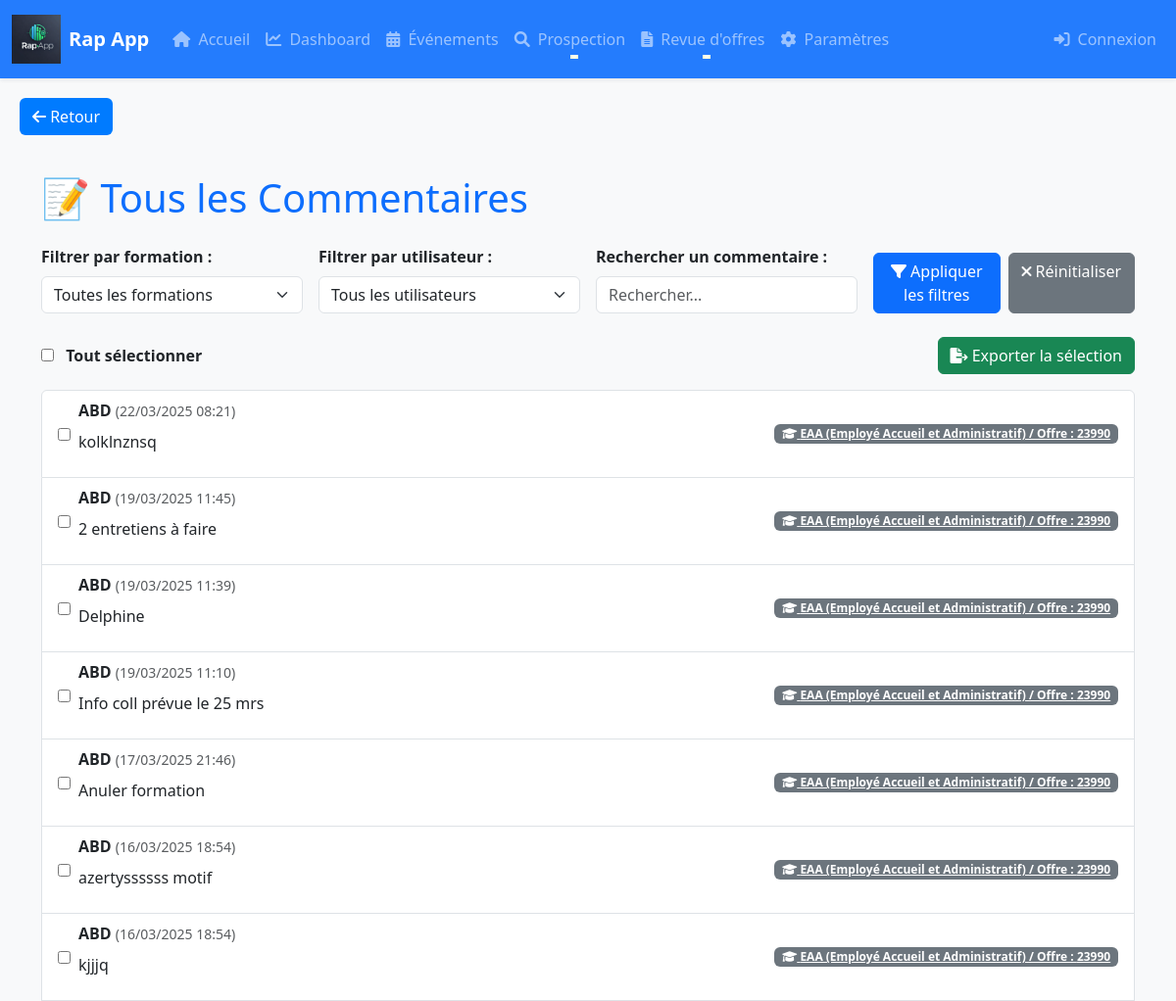
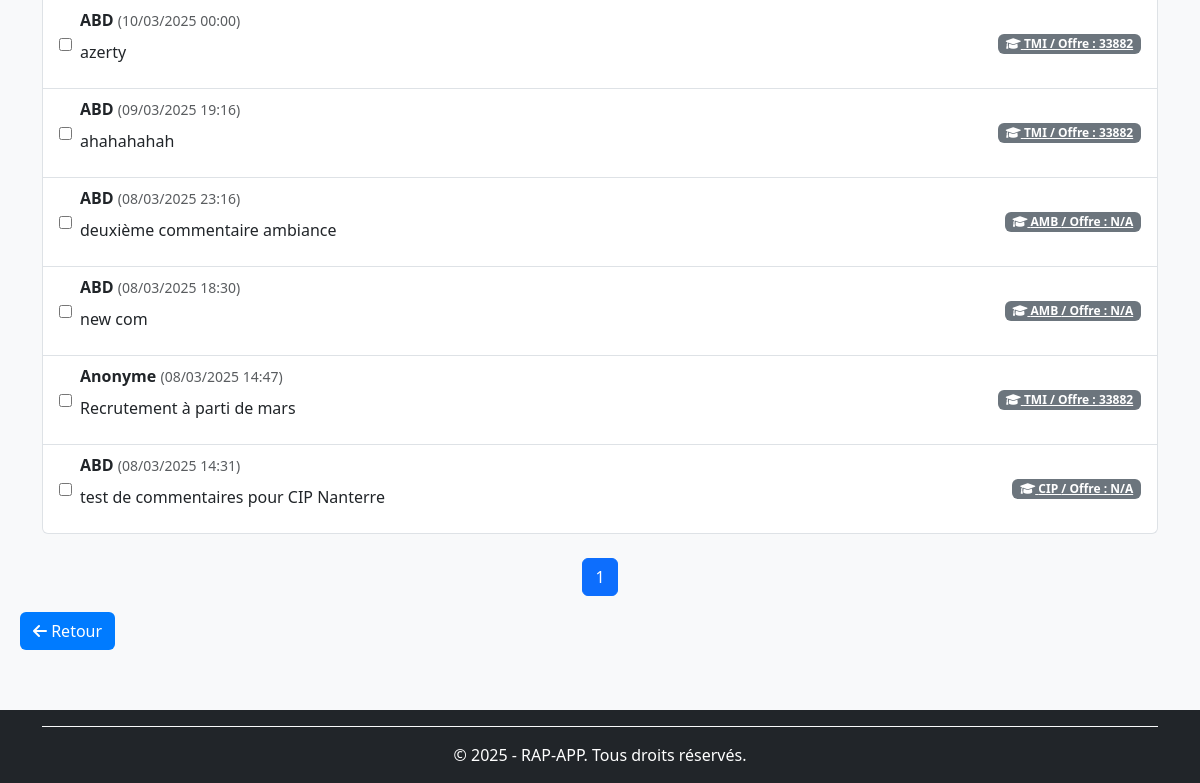
Screenshot of /commentaires_all/ with the database file from the repository (2 pictures, top to bottom).
### rap_app/models/commentaires.py (models this page shows, shortened)
class Commentaire(BaseModel):
    formation = models.ForeignKey(Formation, on_delete=models.CASCADE, related_name="commentaires", verbose_name="Formation")
    utilisateur = models.ForeignKey(User, on_delete=models.CASCADE, blank=True, null=True, related_name="commentaires", verbose_name="Utilisateur associé")
    contenu = models.TextField(verbose_name="Contenu du commentaire")
    saturation = models.PositiveIntegerField(null=True, blank=True,verbose_name="Niveau de saturation (%)")
    class Meta:
        verbose_name = "Commentaire"
        verbose_name_plural = "Commentaires"
        ordering = ['formation', '-created_at']
        indexes = [
            models.Index(fields=['created_at']),
            models.Index(fields=['formation']),
        ]

### rap_app/models/formations.py (models this page shows, shortened)
class Formation(BaseModel):
    nom = models.CharField(max_length=255, verbose_name="Nom de la formation")
    centre = models.ForeignKey(Centre, on_delete=models.CASCADE, related_name='formations', verbose_name="Centre de formation")
    type_offre = models.ForeignKey(TypeOffre, on_delete=models.CASCADE, related_name="formations", verbose_name="Type d'offre")
    statut = models.ForeignKey(Statut, on_delete=models.CASCADE, related_name="formations", verbose_name="Statut de la formation")
    start_date = models.DateField(null=True, blank=True, verbose_name="Date de début")
    end_date = models.DateField(null=True, blank=True, verbose_name="Date de fin")
    num_kairos = models.CharField(max_length=50, null=True, blank=True, verbose_name="Numéro Kairos")
    num_offre = models.CharField(max_length=50, null=True, blank=True, verbose_name="Numéro de l'offre")
    num_produit = models.CharField(max_length=50, null=True, blank=True, verbose_name="Numéro du produit")
    prevus_crif = models.PositiveIntegerField(default=0, verbose_name="Places prévues CRIF")
    prevus_mp = models.PositiveIntegerField(default=0, verbose_name="Places prévues MP")
    inscrits_crif = models.PositiveIntegerField(default=0, verbose_name="Inscrits CRIF")
    inscrits_mp = models.PositiveIntegerField(default=0, verbose_name="Inscrits MP")
    assistante = models.CharField(max_length=255, null=True, blank=True, verbose_name="Assistante")
    cap = models.PositiveIntegerField(null=True, blank=True, verbose_name="Capacité maximale")
    convocation_envoie = models.BooleanField(default=False, verbose_name="Convocation envoyée")
    entresformation = models.PositiveIntegerField(default=0, verbose_name="Entrées en formation")
    nombre_candidats = models.PositiveIntegerField(default=0, verbose_name="Nombre de candidats")
    nombre_entretiens = models.PositiveIntegerField(default=0, verbose_name="Nombre d'entretiens")
    nombre_evenements = models.PositiveIntegerField(default=0, verbose_name="Nombre d'événements")
    dernier_commentaire = models.TextField(null=True, blank=True, verbose_name="Dernier commentaire")
    partenaires = models.ManyToManyField(Partenaire, related_name="formations", verbose_name="Partenaires", blank=True)
    utilisateur = models.ForeignKey(User, on_delete=models.SET_NULL, null=True, blank=True,related_name="formations_creees",verbose_name="Créé par" )
    objects = FormationManager()
    class Meta:
        verbose_name = "Formation"
        verbose_name_plural = "Formations"
        ordering = ['-start_date', 'nom']
        indexes = [
            models.Index(fields=['start_date']),
            models.Index(fields=['end_date']),
            models.Index(fields=['nom']),
        ]

### rap_app/views/commentaires_views.py (the view)
# urls.py: path('commentaires_all/', commentaires_views.AllCommentairesView.as_view(), name='all-commentaires'),
class AllCommentairesView(ListView):
    model = Commentaire
    template_name = 'formations/commentaires_tous.html'
    context_object_name = 'commentaires'
    paginate_by = 20  # Pagination
    def get_queryset(self):
        queryset = Commentaire.objects.select_related('formation', 'utilisateur').order_by('-created_at')
        formation_id = self.request.GET.get('formation')
        utilisateur_id = self.request.GET.get('utilisateur')
        search_query = self.request.GET.get('q')
        order_by = self.request.GET.get('order_by', '-created_at')
        filters = Q()
        if formation_id:
            filters &= Q(formation_id=formation_id)
        if utilisateur_id:
            filters &= Q(utilisateur_id=utilisateur_id)
        if search_query:
            filters &= Q(contenu__icontains=search_query)
        if order_by:
            queryset = queryset.order_by(order_by)
        queryset = queryset.filter(filters)
        return queryset
    def get_context_data(self, **kwargs):
        context = super().get_context_data(**kwargs)
        context['formations'] = Formation.objects.all()
        context['utilisateurs'] = User.objects.all()
        return context

### rap_app/templates/formations/commentaires_tous.html (shortened to what this page needs)
{% extends "base.html" %}
{% block content %}
{% include "composants/bouton_retour.html" %}
<div class="container mt-4">
    <h1 class="text-primary mb-4">📝 Tous les Commentaires</h1>
    <form method="GET" id="filter-form" class="row g-3 mb-4">
        <div class="col-md-3">
            <label class="form-label fw-bold">Filtrer par formation :</label>
            <select name="formation" class="form-select" onchange="this.form.submit();">
                <option value="">Toutes les formations</option>
            </select>
        </div>
        <div class="col-md-3">
            <label class="form-label fw-bold">Filtrer par utilisateur :</label>
            <select name="utilisateur" class="form-select" onchange="this.form.submit();">
                <option value="">Tous les utilisateurs</option>
            </select>
        </div>
        <div class="col-md-3">
            <label class="form-label fw-bold">Rechercher un commentaire :</label>
            <input type="text" name="q" class="form-control" value="{{ request.GET.q }}" placeholder="Rechercher..." onkeypress="if(event.keyCode==13) this.form.submit();">
        </div>
        <div class="col-md-3 align-self-end d-flex">
            <button type="submit" class="btn btn-primary w-100">
                <i class="fas fa-filter"></i> Appliquer les filtres
            </button>
            <a href="{% url 'all-commentaires' %}" class="btn btn-secondary w-100 ms-2">
                <i class="fas fa-times"></i> Réinitialiser
            </a>
        </div>
    </form>
    <form method="POST" action="{% url 'export-commentaires' %}">
        <div class="d-flex justify-content-between align-items-center mb-3">
            <div>
                <input type="checkbox" id="select-all" class="me-2">
                <label for="select-all" class="fw-bold">Tout sélectionner</label>
            </div>
            <button type="submit" class="btn btn-success">
                <i class="fas fa-file-export"></i> Exporter la sélection
            </button>
        </div>
        {% if commentaires %}
            <ul class="list-group">
                {% for commentaire in commentaires %}
                    <li class="list-group-item d-flex justify-content-between align-items-center">
                        <div class="d-flex align-items-center">
                            <input type="checkbox" name="commentaire_ids" value="{{ commentaire.id }}" class="comment-checkbox me-2">
                            <div>
                                <strong>{{ commentaire.utilisateur.username|default:"Anonyme" }}</strong>
                                <small class="text-muted">({{ commentaire.created_at|date:"d/m/Y H:i" }})</small>
                                <p class="mt-2">{{ commentaire.contenu }}</p>
                            </div>
                        </div>
                        <a href="{% url 'formation-detail' commentaire.formation.id %}" class="badge bg-secondary text-white">
                            <i class="fas fa-graduation-cap"></i> {{ commentaire.formation.nom|default:"N/A" }} / Offre : {{ commentaire.formation.num_offre|default:"N/A" }}
                        </a>
                    </li>
                {% endfor %}
            </ul>
            <nav class="mt-4">
                <ul class="pagination justify-content-center">
                    <li class="page-item active"><span class="page-link">{{ page_obj.number }}</span></li>
                </ul>
            </nav>
        {% else %}
            <div class="alert alert-info text-center">
                <i class="fas fa-info-circle"></i> Aucun commentaire trouvé.
            </div>
        {% endif %}
    </form>
</div>
{% include "composants/bouton_retour.html" %}
{% endblock %}

### rap_app/templates/base.html (style rules this page uses)
:root { --primary-color: #007bff; --primary-hover-color: #0056b3; --navbar-height: 80px; --background-color: #f8f9fa; }
body { background-color: var(--background-color); display: flex; flex-direction: column; min-height: 100vh; }

### rows the page displays
Commentaire: utilisateur.username "ABD", created_at "22/03/2025 08:21", contenu "kolklnznsq", formation.nom "EAA (Employé Accueil et Administratif)", formation.num_offre "23990"
Commentaire: utilisateur.username "ABD", created_at "19/03/2025 11:45", contenu "2 entretiens à faire", formation.nom "EAA (Employé Accueil et Administratif)", formation.num_offre "23990"
Commentaire: utilisateur.username "ABD", created_at "19/03/2025 11:39", contenu "Delphine", formation.nom "EAA (Employé Accueil et Administratif)", formation.num_offre "23990"
Commentaire: utilisateur.username "ABD", created_at "19/03/2025 11:10", contenu "Info coll prévue le 25 mrs", formation.nom "EAA (Employé Accueil et Administratif)", formation.num_offre "23990"
Commentaire: utilisateur.username "ABD", created_at "17/03/2025 21:46", contenu "Anuler formation", formation.nom "EAA (Employé Accueil et Administratif)", formation.num_offre "23990"
Commentaire: utilisateur.username "ABD", created_at "16/03/2025 18:54", contenu "azertyssssss motif", formation.nom "EAA (Employé Accueil et Administratif)", formation.num_offre "23990"
Commentaire: utilisateur.username "ABD", created_at "16/03/2025 18:54", contenu "kjjjq", formation.nom "EAA (Employé Accueil et Administratif)", formation.num_offre "23990"
Commentaire: utilisateur.username "ABD", created_at "10/03/2025 00:00", contenu "azerty", formation.nom "TMI", formation.num_offre "33882"
Commentaire: utilisateur.username "ABD", created_at "09/03/2025 19:16", contenu "ahahahahah", formation.nom "TMI", formation.num_offre "33882"
Commentaire: utilisateur.username "ABD", created_at "08/03/2025 23:16", contenu "deuxième commentaire ambiance", formation.nom "AMB", formation.num_offre "N/A"
Commentaire: utilisateur.username "ABD", created_at "08/03/2025 18:30", contenu "new com", formation.nom "AMB", formation.num_offre "N/A"
Commentaire: utilisateur.username "Anonyme", created_at "08/03/2025 14:47", contenu "Recrutement à parti de mars", formation.nom "TMI", formation.num_offre "33882"
Commentaire: utilisateur.username "ABD", created_at "08/03/2025 14:31", contenu "test de commentaires pour CIP Nanterre", formation.nom "CIP", formation.num_offre "N/A"

### other values shown
{{ page_obj.number }} "1"
